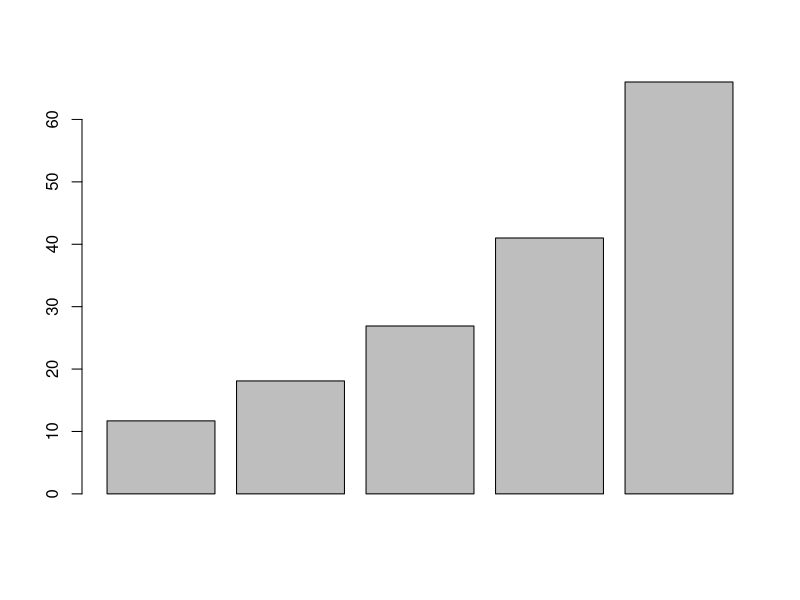
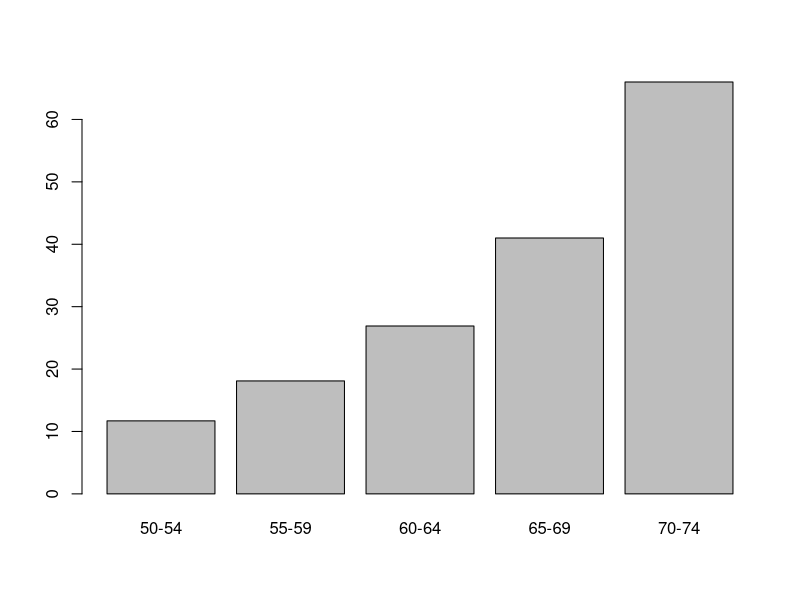
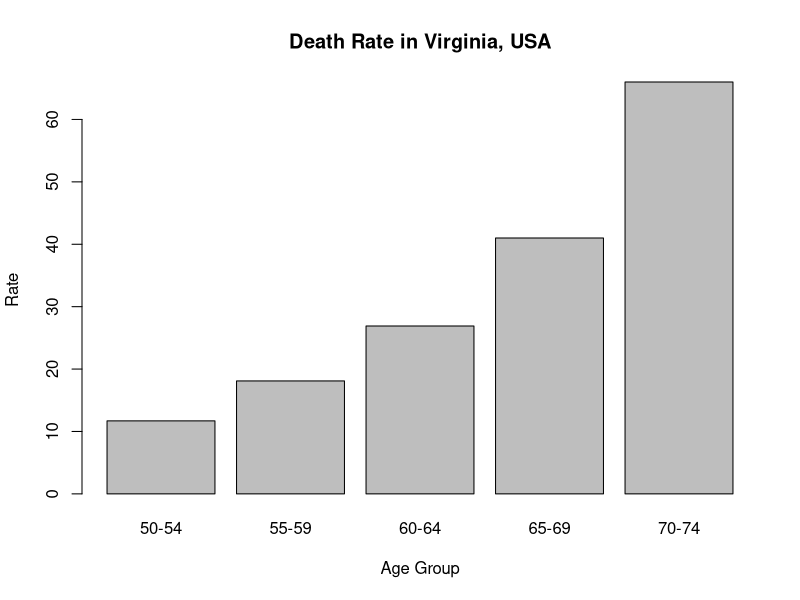
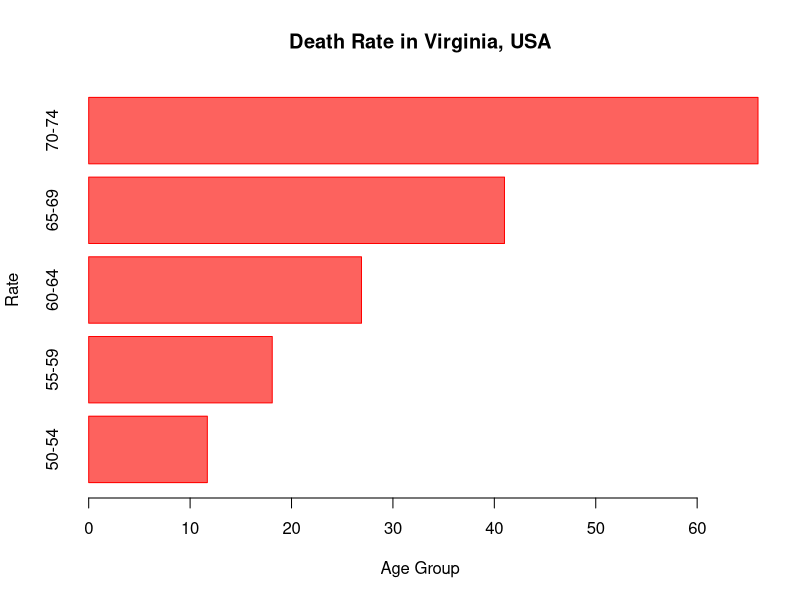
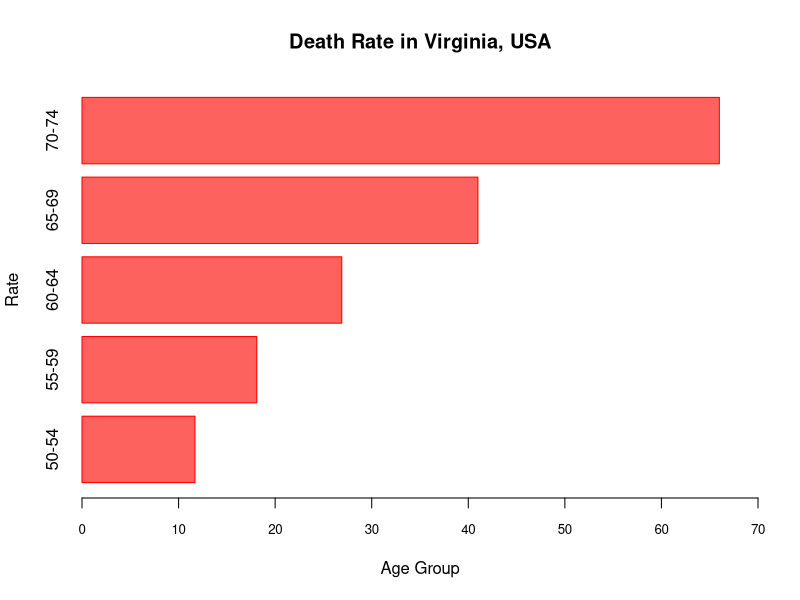
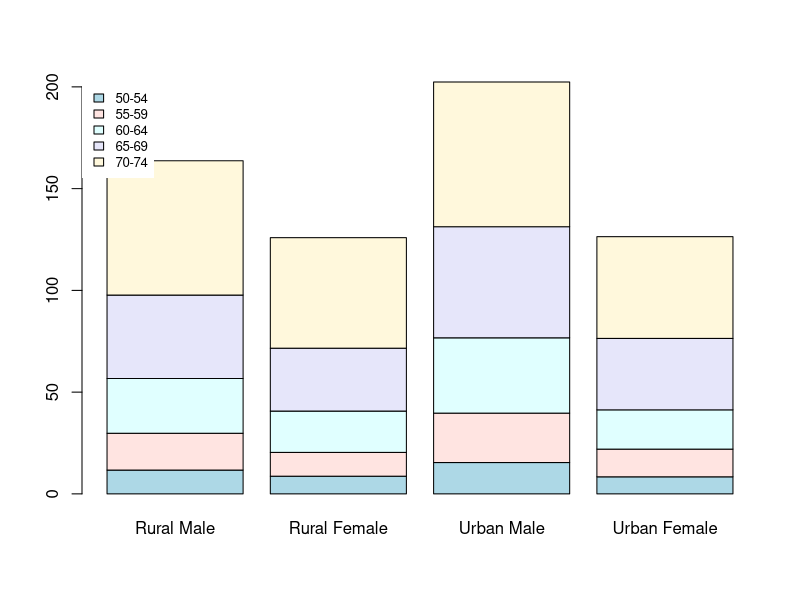
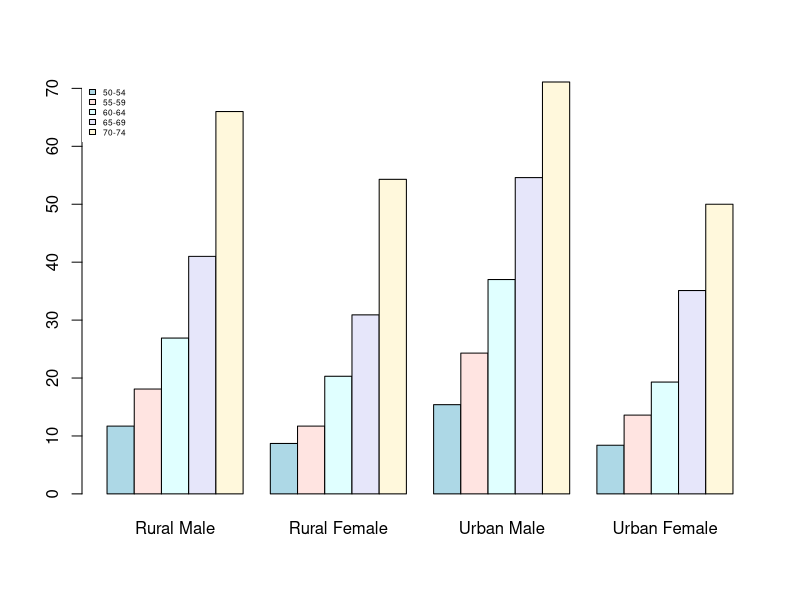
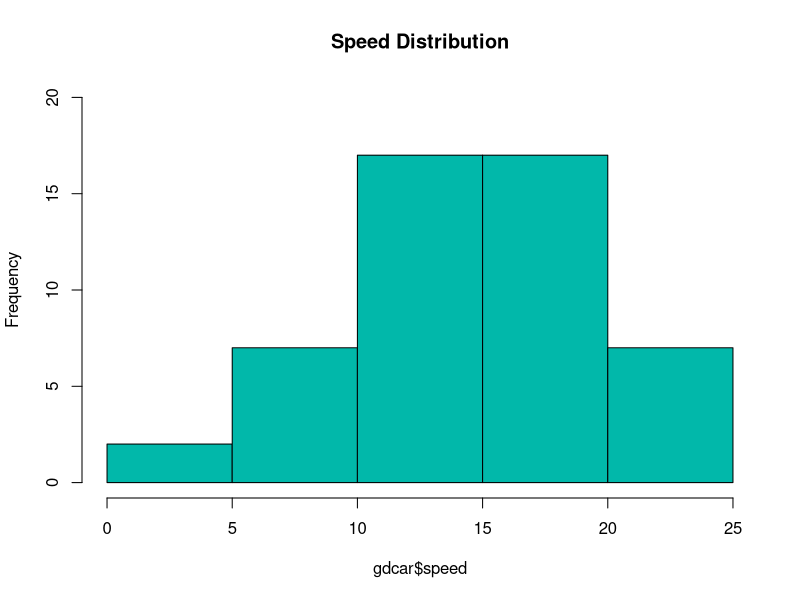

Write the R code that produced these figures, in order.

# load
gd <- as.data.frame(VADeaths)
barplot(gd$`Rural Male`)

barplot(
  gd$`Rural Male`,
  names.arg = c('50-54', '55-59', '60-64', '65-69', '70-74'))

# title and x and y axis labael
barplot(
  gd$`Rural Male`,
  names.arg = c('50-54', '55-59', '60-64', '65-69', '70-74'),
  main = "Death Rate in Virginia, USA",xlab = 'Age Group',ylab = 'Rate')

# horiz and color
barplot(
  gd$`Rural Male`,
  names.arg = c('50-54', '55-59', '60-64', '65-69', '70-74'),
  horiz = T,
  main = "Death Rate in Virginia, USA",
  xlab = 'Age Group',
  ylab = 'Rate',
  col = "#FD625E",
  border = "red"
)

# add values of range for x axis
# normal barchart
barplot(
  gd$`Rural Male`,
  names.arg = c('50-54', '55-59', '60-64', '65-69', '70-74'),
  horiz = T,
  main = "Death Rate in Virginia, USA",
  xlab = 'Age Group',
  ylab = 'Rate',
  col = "#FD625E",
  border = "red",
  xlim = c(0,70),cex.axis = .80,
  )

# sub divide /stacked bar diagram:
# stacked barchart
# barplot(gd,col = c('lightblue','mistyrose','lightcyan','lavender','cornsilk',legend=rownames(gd)))
my_color <- c('lightblue','mistyrose','lightcyan','lavender','cornsilk')

gdm <- as.matrix(gd)
barplot(gdm, col = my_color)
legend("topleft",legend = rownames(gdm),fill = my_color,box.lty = 0, cex = 0.8)


# bargraph for multiple or group bar diagram
# barplot(gd,col = c('lightblue','mistyrose','lightcyan','lavender','cornsilk',legend=rownames(gd)))
my_color <- c('lightblue','mistyrose','lightcyan','lavender','cornsilk')

gdm <- as.matrix(gd)
barplot(gdm, col = my_color,beside = T,)
legend('topleft', legend = rownames(gdm),box.lty = 0,cex = 0.5,fill = my_color)


# Histogram, Q-Q and Desntity plots;
# usedd to represent continous variavble graphically
# converts continuous data into calssclass intervarl which R calls breaks


gdcar <- as.data.frame(cars)
hist(gdcar$speed,main = "Speed Distribution",ylim = c(0,20),col = "#01B8AA")

hist(gdcar$speed,main = "Speed Distribution",ylim = c(0,20),col = "#01B8AA",breaks = 10)

# use mean if data is normally distributed
# if S.D if you are using mean
# use median if data is skewed
# use IQR, Q1 and Q2 if using median

# qq plot with qq line to assess normaliity

qqnorm(gdcar$speed)

qqline(gdcar$speed,col="green")


# use density plot 
density(cars$speed)
plot(
  density(cars$speed),
  frame = FALSE,
  col = 'steelblue',
  main = "Density Plot of MPG"
)
polygon(density(cars$speed),col = 'steelblue')



# piechart

pie(gd$`Rural Male`,labels = rownames(gd),raidus=1)
pie(
  gd$`Rural Male`,
  labels = rownames(gd),
  raidus = 1,
  col = c('#324341', '#487533', '#988272', '#762722', '#327462'),
  
)

gd$pie_percent <- round(100*gd$`Rural Male`/sum(gd$`Rural Male`),1)
pie(
  gd$`Rural Male`,
  labels = gd$pie_percent, main = '%Deaths by Age groups for Rural Male',
  col=rainbow(length(gd$`Rural Male`)))
legend("topright",
       c(
         '50-54',
         '55-59',
         '60-64',
         '65-69',
         '70-74'),
         cex = 0.8,
         fill = rainbow(length(gd$`Rural Male`))
       )



# line chart
# line charts are created for time series data!

plot(cars$speed)
plot(cars$speed)


# using scatterplot

plot(cars$speed,cars$dist)

# use pearson

# use if not linear
# spearedman corelation coefficients()

# box plot

boxplot(mpg ~ cyl, data = mtcars)

# boxplot in R shows outlier
# tukey boxplot
boxplot(mpg ~ cyl, data = mtcars,xlab = 'Number of Cylinders',ylab = 'Miles Per Gallon',main='Milaage Data')


# graph from data frame

barplot(mtcars$mpg)
hist(mtcars$mpg)
plot(density(mtcars$mpg))


# hist is based on density
# barplot is based on frequency

hist(mtcars$mpg,col = 'steelblue')
abline(v=median(mtcars$mpg),lwd=3,lty=2)


hist(mtcars$mpg,col = 'steelblue')
abline(v=(3*median(mtcars$mpg)-2*mean(mtcars$mpg)),lwd=3,lty=2)


# scatter plot iwht horizontal abline

plot(mtcars$mpg, mtcars$wt,pch=16,xlab='MPG',ylab='Wieght')
abline(h=2,col='blue',lwd=2)
abline(h=4,col='blue',lwd=2)

plot(mtcars$mpg, mtcars$wt,pch=16,xlab='MPG',ylab='Wieght')
abline(v=15,col='red',lwd=2)
abline(v=30,col='red',lty=2)

plot(mtcars$wt, mtcars$mpg,pch=16,xlab='MPG',ylab='Wieght')
abline(h=mean(mtcars$mpg),col='red',lwd=2)
abline(h=mean(mtcars$mpg)+sd(mtcars$mpg),col='blue',lwd=2, lty=2)
abline(h=mean(mtcars$mpg)-sd(mtcars$mpg),col='blue',lwd=2, lty=2)



# scatter plot with albine from a model

plot(mtcars$wt,mtcars$mpg, main = 'Scatter Plot wiht abline', xlab='weight', ylab = 'MPG')
reg_mod <- lm(mtcars$mpg ~ mtcars$wt)
abline(reg_mod, col='red')

plot(mtcars$wt,mtcars$mpg, main = 'Scatter Plot wiht abline', xlab='weight', ylab = 'MPG')
reg_mod <- lm(mtcars$mpg ~ mtcars$wt)
abline(reg_mod, col='red')
lines(lowess(mtcars$wt,mtcars$mpg),col='blue',lwd=3)
